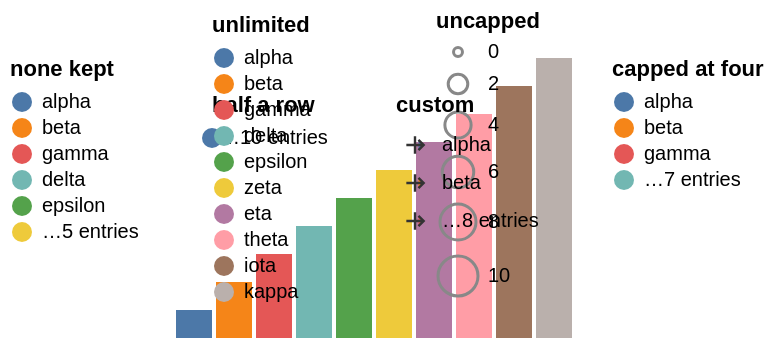

This figure's Vega-Lite source:
### Vega specification from a JSON file in a GitHub repository (floating-point values rounded to 4 significant figures)
{"$schema": "https://vega.github.io/schema/vega/v6.json", "description": "symbolLimit is not a plain truncation: upstream keeps limit - 1 swatches and spends the last row saying how many entries it left out, with the swatch beside that row drawn from the next value. Beside them, a legend whose symbolType is an SVG **path** rather than one of the twelve names, which is how a specification asks for a swatch upstream does not ship — the same rule a mark's shape channel follows. A limit below one is the case that reads as a number rather than as a count: a zero is falsy and limits nothing, a negative one and a fractional one each keep no swatches at all, and the summary row that is left anchors at the legend's own edge because the anchor was measured before that row existed.", "width": 200, "height": 140, "padding": 5, "background": "white", "data": [{"name": "t", "values": [{"c": "alpha", "v": 1}, {"c": "beta", "v": 2}, {"c": "gamma", "v": 3}, {"c": "delta", "v": 4}, {"c": "epsilon", "v": 5}, {"c": "zeta", "v": 6}, {"c": "eta", "v": 7}, {"c": "theta", "v": 8}, {"c": "iota", "v": 9}, {"c": "kappa", "v": 10}]}], "scales": [{"name": "x", "type": "band", "domain": {"data": "t", "field": "c"}, "range": "width"}, {"name": "y", "type": "linear", "domain": {"data": "t", "field": "v"}, "range": "height"}, {"name": "colour", "type": "ordinal", "domain": {"data": "t", "field": "c"}, "range": "category"}, {"name": "area", "type": "linear", "domain": {"data": "t", "field": "v"}, "range": [20, 400]}], "legends": [{"fill": "colour", "title": "capped at four", "symbolLimit": 4, "orient": "right"}, {"size": "area", "title": "uncapped", "orient": "bottom-right"}, {"fill": "colour", "title": "custom", "orient": "top-right", "symbolLimit": 3, "symbolType": "M-0.5,0L0.5,0M0,-0.5L0,0.5M0.2,-0.3L0.5,0L0.2,0.3", "symbolStrokeColor": "#333333", "symbolStrokeWidth": 1.2, "symbolSize": 300}, {"fill": "colour", "title": "none kept", "orient": "left", "symbolLimit": -4}, {"fill": "colour", "title": "half a row", "orient": "top-left", "symbolLimit": 0.5}, {"fill": "colour", "title": "unlimited", "orient": "bottom-left", "symbolLimit": 0}], "marks": [{"type": "rect", "from": {"data": "t"}, "encode": {"enter": {"x": {"scale": "x", "field": "c"}, "width": {"scale": "x", "band": 0.9}, "y": {"scale": "y", "field": "v"}, "y2": {"scale": "y", "value": 0}, "fill": {"scale": "colour", "field": "c"}}}}]}
